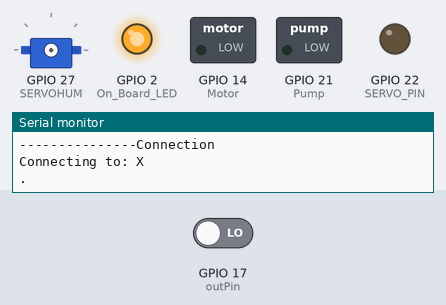
A sketch run on a simulated ESP32. Parts: servo, switched loads named in the sketch (green lamp = pin HIGH), output pins drawn as LEDs (lit = HIGH), the last lines printed to the serial monitor. The test bench sets the inputs (shaded band); at power-on: GPIO 17 (outPin) LOW. WiFi joins after 1.5 s; servers stay silent unless stated; servo pulses on a pin are drawn as a servo (544–2400 µs = 0–180°); pins used as bus, display or sensor lines are not drawn.

Above: at 0.1 s.
At 1.7 s:
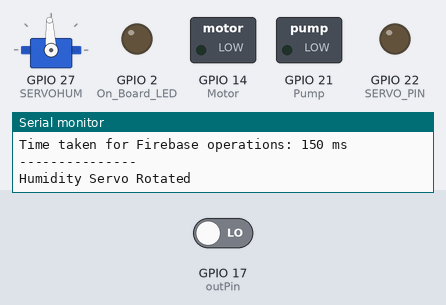
At 74.74 s:
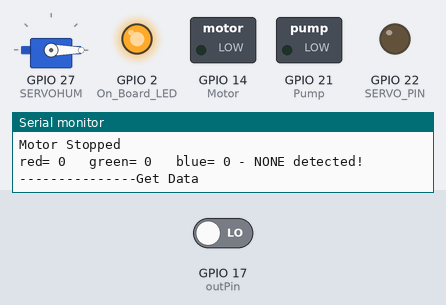
At 87.4 s:
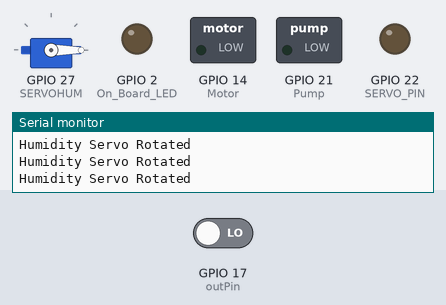
Timing chart, 0 to 88.9 s (numbered marks = the images above):
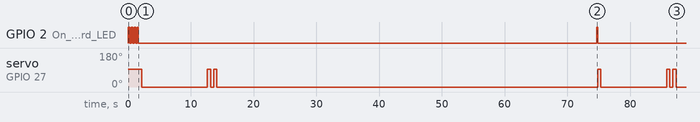

Measured:
- by itself, GPIO 2 (On_Board_LED): HIGH → LOW at 0.25 s, → HIGH 0.25 s later, → LOW 0.25 s later, → HIGH 0.25 s later, … (9 changes in this stretch)
- by itself, servo on GPIO 27 (SERVOHUM): 93° → 0° at 2.2 s, → 93° 10.5 s later, → 0° 0.50 s later, → 93° 0.50 s later, … (11 changes in this stretch)

The sketch:

BottanyBuggy_MainCode.ino
```cpp
#include <WiFi.h>
#include <Firebase_ESP_Client.h>
#include "addons/TokenHelper.h"
#include "addons/RTDBHelper.h"

#define WIFI_SSID "X"
#define WIFI_PASSWORD "Password"
#define On_Board_LED 2
#define API_KEY "AIzaSyAOGZa7-TjZw2SxkPHC2vvBhEg0RkChWxU"
#define DATABASE_URL "https://botanicalbuggy-default-rtdb.firebaseio.com/"

FirebaseData fbdo;
FirebaseAuth auth;
FirebaseConfig config;

unsigned long sendDataPrevMillis = 0;
const long intervalMillis = 7000;

bool signupOK = false;

float read_Temperature;
int read_Humidity;
int read_soilMoisture1;
int read_soilMoisture2;
int read_soilMoisture3;

#define SERVO_PIN 22
#define SERVOHUM 27
#define outPin 17
#define s0 18
#define s1 19
#define s2 23
#define s3 13

boolean DEBUG = true;
int red, grn, blu;
String color = "";
long startTiming = 0;
long elapsedTime = 0;

#define Motor 14
#define Pump 21

const int pwmChannel1 = 0;
const int pwmChannel2 = 1;
const int pwmFrequency = 50; // 50 Hz for servo
const int pwmResolution = 16; // 16-bit resolution

unsigned long lastActionTime = 0;
bool firstMoveDone = false;

void connectToWiFi() {
    WiFi.mode(WIFI_STA);
    WiFi.begin(WIFI_SSID, WIFI_PASSWORD);
    Serial.println("---------------Connection");
    Serial.print("Connecting to: ");
    Serial.println(WIFI_SSID);
    while (WiFi.status() != WL_CONNECTED) {
        Serial.print(".");
        digitalWrite(On_Board_LED, HIGH);
        delay(250);
        digitalWrite(On_Board_LED, LOW);
        delay(250);
    }
    digitalWrite(On_Board_LED, LOW);
    Serial.println();
    Serial.print("Successfully connected to: ");
    Serial.println(WIFI_SSID);
    Serial.println("---------------");

    config.api_key = API_KEY;
    config.database_url = DATABASE_URL;

    Serial.println();
    Serial.println("---------------Sign up");
    Serial.print("Sign up new user... ");
    if (Firebase.signUp(&config, &auth, "", "")) {
        Serial.println("ok");
        signupOK = true;
    } else {
        Serial.printf("%s\n", config.signer.signupError.message.c_str());
    }
}

void setup() {
    Serial.begin(115200);
    Serial.println();

    pinMode(On_Board_LED, OUTPUT);

    connectToWiFi();

    Serial.println("---------------");

    config.token_status_callback = tokenStatusCallback;

    Firebase.begin(&config, &auth);
    Firebase.reconnectWiFi(true);

    // Setup PWM for servos
    ledcSetup(pwmChannel1, pwmFrequency, pwmResolution);
    ledcSetup(pwmChannel2, pwmFrequency, pwmResolution);
    ledcAttachPin(SERVO_PIN, pwmChannel1);
    ledcAttachPin(SERVOHUM, pwmChannel2);

    pinMode(s0, OUTPUT);
    pinMode(Motor, OUTPUT);
    pinMode(Pump, OUTPUT);
    pinMode(s1, OUTPUT);
    pinMode(s2, OUTPUT);
    pinMode(s3, OUTPUT);
    pinMode(outPin, INPUT);

    digitalWrite(s0, HIGH);
    digitalWrite(s1, HIGH);
}

void loop() {
    if (Firebase.ready() && signupOK && (millis() - sendDataPrevMillis > intervalMillis || sendDataPrevMillis == 0)) {
        sendDataPrevMillis = millis();

        Serial.println();
        Serial.println("---------------Get Data");
        digitalWrite(On_Board_LED, HIGH);

        unsigned long startTime = millis();

        if (Firebase.RTDB.getJSON(&fbdo, "/robot")) {
            FirebaseJson &json = fbdo.jsonObject();
            String jsonStr;
            json.toString(jsonStr, true);
            Serial.println(jsonStr);

            FirebaseJsonData jsonData;

            if (json.get(jsonData, "hum") && jsonData.typeNum == FirebaseJson::JSON_INT) {
                read_Humidity = jsonData.intValue;
                Serial.print("HUMIDITY: ");
                Serial.println(read_Humidity);
            }

            if (json.get(jsonData, "sm1") && jsonData.typeNum == FirebaseJson::JSON_INT) {
                read_soilMoisture1 = jsonData.intValue;
                Serial.print("SM1: ");
                Serial.println(read_soilMoisture1);
            }

            if (json.get(jsonData, "sm2") && jsonData.typeNum == FirebaseJson::JSON_INT) {
                read_soilMoisture2 = jsonData.intValue;
                Serial.print("SM2: ");
                Serial.println(read_soilMoisture2);
            }

            if (json.get(jsonData, "sm3") && jsonData.typeNum == FirebaseJson::JSON_INT) {
                read_soilMoisture3 = jsonData.intValue;
                Serial.print("SM3: ");
                Serial.println(read_soilMoisture3);
            }
        } else {
            Serial.println(fbdo.errorReason());
        }

        unsigned long endTime = millis();
        Serial.print("Time taken for Firebase operations: ");
        Serial.print(endTime - startTime);
        Serial.println(" ms");

        Serial.println();
        digitalWrite(On_Board_LED, LOW);
        Serial.println("---------------");
    }

    if (read_Humidity < 90) {
    if (!firstMoveDone || (millis() - lastActionTime >= 10000)) {
        // Perform the servo rotation sequence
        rotateServoHUM(90);  // First rotation
        delay(500);
        rotateServoHUM(0);
        delay(500);  // Small delay after returning to initial position


        // Delay for 10 seconds after the first move
        delay(10000);

        rotateServoHUM(90);  // Second rotation
        delay(500);
        rotateServoHUM(0);
        delay(500);  // Small delay after returning to initial position


        rotateServoHUM(90);  // Third rotation
        delay(500);
        rotateServoHUM(0);
        delay(500);  // Small delay after returning to initial position


        // Update the last action time to track the completion of this sequence
        lastActionTime = millis();
        firstMoveDone = true;
    }
} else {
    firstMoveDone = false;  // Reset the flag if humidity condition is not met
}

    getColor();
    printData();

    if (read_soilMoisture1 > 4000 && color == "BLUE") {
        digitalWrite(Motor, HIGH);
        Serial.println("Motor Started for SM1");
        delay(5000);
        rotateServo(180);
        delay(1000);
        digitalWrite(Pump, HIGH);
        Serial.println("Pump Started for SM1");
        delay(5000);
        digitalWrite(Pump, LOW);
        Serial.println("Pump Stopped for SM1");
        delay(2000);
        rotateServo(90);
        delay(1000);
        digitalWrite(Motor, LOW);
        Serial.println("Motor Stopped for SM1");
        delay(3000);
    } else if (read_soilMoisture2 > 4000 && color == "BROWN") {
        digitalWrite(Motor, HIGH);
        Serial.println("Motor Started for SM2");
        delay(5000);
        rotateServo(180);
        delay(1000);
        digitalWrite(Pump, HIGH);
        Serial.println("Pump Started for SM2");
        delay(5000);
        digitalWrite(Pump, LOW);
        Serial.println("Pump Stopped for SM2");
        delay(2000);
        rotateServo(90);
        delay(1000);
        digitalWrite(Motor, LOW);
        Serial.println("Motor Stopped for SM2");
        delay(1700);
    } else if (read_soilMoisture3 > 4000 && color == "GREEN") {
        digitalWrite(Motor, HIGH);
        Serial.println("Motor Started for SM3");
        delay(5000);
        rotateServo(180);
        delay(1000);
        digitalWrite(Pump, HIGH);
        Serial.println("Pump Started for SM3");
        delay(5000);
        digitalWrite(Pump, LOW);
        Serial.println("Pump Stopped for SM3");
        delay(2000);
        rotateServo(90);
        delay(1000);
        digitalWrite(Motor, LOW);
        Serial.println("Motor Stopped for SM3");
        delay(3000);
    } else if (color == "RED" && read_soilMoisture1 <= 4000 && read_soilMoisture2 <= 4000 && read_soilMoisture3 <= 4000) {
        digitalWrite(Motor, HIGH);
        Serial.println("Motor Started for RED");
        digitalWrite(Pump, LOW);
        rotateServo(90);
        Serial.println("Servo Rotated for RED");
    } else {
        digitalWrite(Motor, LOW);
        Serial.println("Motor Stopped");
    }

    getColor();
    printData();
}

void rotateServo(int angle) {
    int dutyCycle = map(angle, 0, 180, 1638, 8192); // Map angle to duty cycle (0.5ms to 2.5ms)
    ledcWrite(pwmChannel1, dutyCycle);
    Serial.println("Servo Rotated");
}

void rotateServoHUM(int angle) {
    int dutyCycle = map(angle, 0, 180, 1638, 8192); // Map angle to duty cycle (0.5ms to 2.5ms)
    ledcWrite(pwmChannel2, dutyCycle);
    Serial.println("Humidity Servo Rotated");
}

void readRGB() {
    red = 0, grn = 0, blu = 0;
    int n = 10;
    for (int i = 0; i < n; ++i) {
        digitalWrite(s2, LOW);
        digitalWrite(s3, LOW);
        red = red + pulseIn(outPin, LOW);

        digitalWrite(s2, HIGH);
        digitalWrite(s3, HIGH);
        grn = grn + pulseIn(outPin, LOW);

        digitalWrite(s2, LOW);
        digitalWrite(s3, HIGH);
        blu = blu + pulseIn(outPin, LOW);
    }
    red = red / n;
    grn = grn / n;
    blu = blu / n;
}

void printData() {
    Serial.print("red= ");
    Serial.print(red);
    Serial.print("   green= ");
    Serial.print(grn);
    Serial.print("   blue= ");
    Serial.print(blu);
    Serial.print(" - ");
    Serial.print(color);
    Serial.println(" detected!");
}

void getColor() {
    readRGB();
    if (red > 17 && red < 28 && grn > 65 && grn < 80 && blu > 55 && blu < 63) color = "RED";
    else if (red > 25 && red < 47 && grn > 25 && grn < 44 && blu > 48 && blu < 62) color = "GREEN";
    else if (red > 90 && red < 115 && grn > 45 && grn < 65 && blu > 15 && blu < 35) color = "BLUE";
    else if (red > 70 && red < 90 && grn > 105 && grn < 130 && blu > 95 && blu < 125) color = "BROWN";
    else color = "NONE";
}
```
